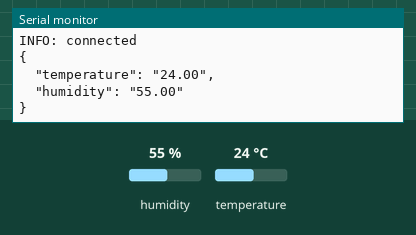
Bench run of a sketch on a simulated ESP8266 (NodeMCU). On the bench: the last lines printed to the serial monitor. The test bench sets the inputs (shaded band); at power-on: humidity 55 %, temperature 24 °C. WiFi joins after 1.5 s; servers stay silent unless stated; no MQTT or app messages arrive unless stated.

Above: at 2.7 s.
2.8 s: humidity set to 22 %
At 8.6 s:
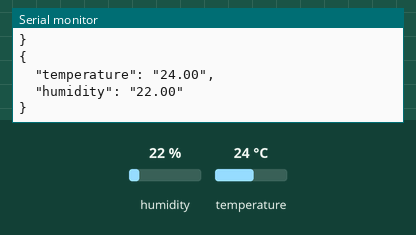
9.5 s: temperature set to 12 °C
At 14.6 s:
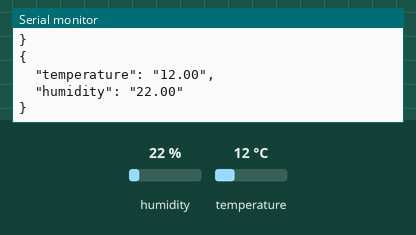
16.2 s: humidity set to 40 %
At 20.6 s:
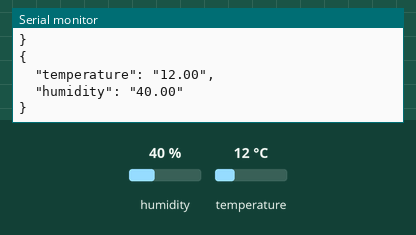
Timing chart, 0 to 22.1 s (numbered marks = the images above; inputs shaded):
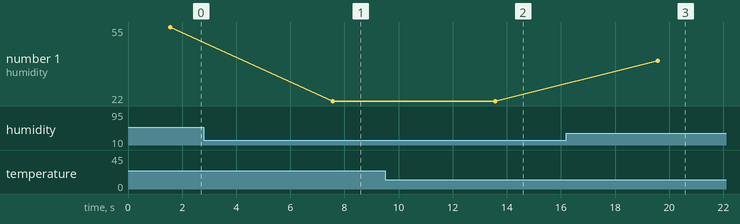

The sketch:

esp32_temperature_sensor.ino
```cpp
// used to parse and send JSON message format
#include <ArduinoJson.h>
// used for accessing the temperature sensor values
#include <DHT.h>
#include <DHT_U.h>
// use the ESP32 built in WLAN module
#include <ESP8266WiFi.h>
// MQTT client implementation to send the measurements
#include <PubSubClient.h>


#define MQTT_VERSION MQTT_VERSION_3_1_1
// Wifi: SSID and password
const char* WIFI_SSID = "<YOUR_OWN_WLAN_SSID>";
const char* WIFI_PASSWORD = "<YOUR_OWN_WLAN_PWD>";

// MQTT: ID, server IP, port, username and password
const PROGMEM char* MQTT_CLIENT_ID = "sensor1_dht22";
const PROGMEM char* MQTT_SERVER_IP = "<YOUR_HOME_ASSISTANT_IP_ADDRESS>";
const PROGMEM uint16_t MQTT_SERVER_PORT = 1883;
const PROGMEM char* MQTT_USER = "homeassistant";
const PROGMEM char* MQTT_PASSWORD = "mqttpwd";

// MQTT: topic
const PROGMEM char* MQTT_SENSOR_TOPIC = "/home/outdoor/sensor1";

// DHT - D1/GPIO5
#define DHTPIN 5
#define DHTTYPE DHT22

DHT dht(DHTPIN, DHTTYPE);
WiFiClient wifiClient;
PubSubClient client(wifiClient);

// function called to publish the temperature and the humidity
void publishData(float p_temperature, float p_humidity) {
  // create a JSON object
  // doc : https://github.com/bblanchon/ArduinoJson/wiki/API%20Reference
  StaticJsonBuffer<200> jsonBuffer;
  JsonObject& root = jsonBuffer.createObject();
  // INFO: the data must be converted into a string; a problem occurs when using floats...
  root["temperature"] = (String)p_temperature;
  root["humidity"] = (String)p_humidity;
  root.prettyPrintTo(Serial);
  Serial.println("");
  /*
     {
        "temperature": "23.20" ,
        "humidity": "43.70"
     }
  */
  char data[200];
  root.printTo(data, root.measureLength() + 1);
  client.publish(MQTT_SENSOR_TOPIC, data, true);
  yield();
}

// function called when a MQTT message arrived
void callback(char* p_topic, byte* p_payload, unsigned int p_length) {
}

void reconnect() {
  // Loop until we're reconnected
  while (!client.connected()) {
    Serial.println("INFO: Attempting MQTT connection...");
    // Attempt to connect
    if (client.connect(MQTT_CLIENT_ID, MQTT_USER, MQTT_PASSWORD)) {
      Serial.println("INFO: connected");
    } else {
      Serial.print("ERROR: failed, rc=");
      Serial.print(client.state());
      Serial.println("DEBUG: try again in 5 seconds");
      // Wait 5 seconds before retrying
      delay(5000);
    }
  }
}

void setup() {
  // init the serial
  Serial.begin(115200);

  dht.begin();

  // init the WiFi connection
  Serial.println();
  Serial.println();
  Serial.print("INFO: Connecting to ");
  WiFi.mode(WIFI_STA);
  Serial.println(WIFI_SSID);
  WiFi.begin(WIFI_SSID, WIFI_PASSWORD);

  while (WiFi.status() != WL_CONNECTED) {
    delay(500);
    Serial.print(".");
  }

  Serial.println("");
  Serial.println("INFO: WiFi connected");
  Serial.println("INFO: IP address: ");
  Serial.println(WiFi.localIP());

  // init the MQTT connection
  client.setServer(MQTT_SERVER_IP, MQTT_SERVER_PORT);
  client.setCallback(callback);


  if (!client.connected()) {
    reconnect();
  }
  client.loop();
}

void loop() {
  dht.begin();

  if (WiFi.status() != WL_CONNECTED) {
    WiFi.mode(WIFI_STA);
    WiFi.begin(WIFI_SSID, WIFI_PASSWORD);
    while (WiFi.status() != WL_CONNECTED) {
      delay(500);
      Serial.print(".");
    }
  }

  // if MQTT lost connection then reconnect
  if (!client.connected()) {
    reconnect();
  }

  // Reading temperature or humidity takes about 250 milliseconds!
  // Sensor readings may also be up to 2 seconds 'old' (its a very slow sensor)
  float h = dht.readHumidity();
  // Read temperature as Celsius (the default)
  float t = dht.readTemperature();

  if (isnan(h) || isnan(t)) {
    Serial.println("ERROR: Failed to read from DHT sensor!");
  }
  else {
    publishData(t, h);
  }
  delay(6000);
}
```

Measured:
- after the input at 2.8 s, the serial monitor: prints a new line after 4.8 s (image 1)
- after the input at 9.5 s, the serial monitor: prints a new line after 4.1 s (image 2)
- after the input at 16.2 s, the serial monitor: prints a new line after 3.4 s (image 3)
- plotted number 1: 55 → 22 after the input at 2.8 s, 22 → 40 after the input at 16.2 s
